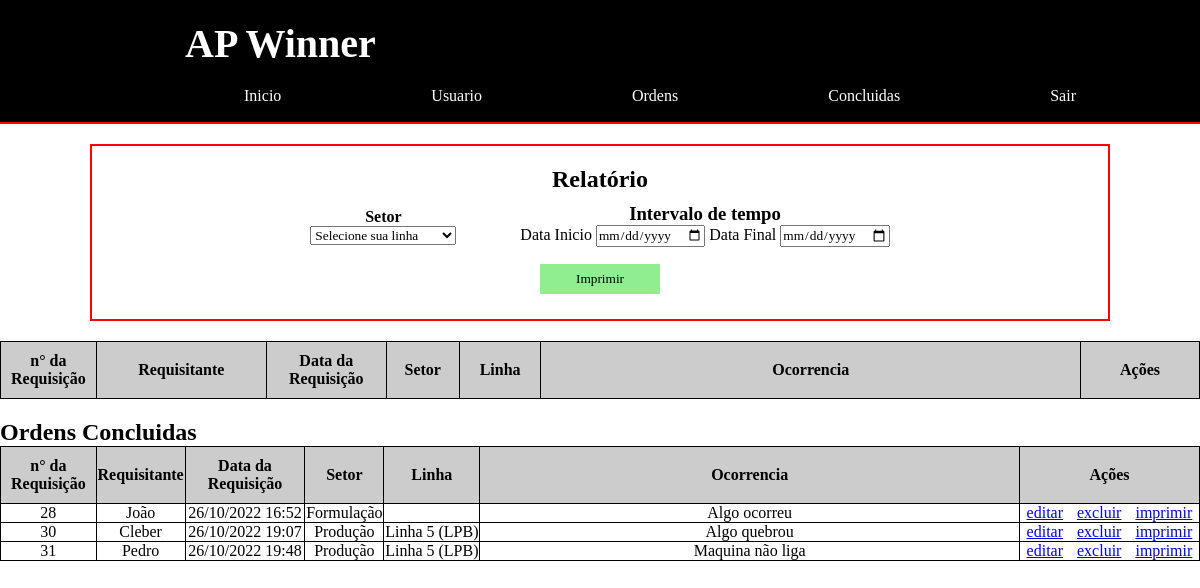
The app's page /ordens.php (signed in) with its own data.
### tables this page shows
CREATE TABLE `ordemservico` (
  `id` int(11) NOT NULL,
  `nomeRequisitante` varchar(80) NOT NULL,
  `setor` varchar(25) NOT NULL,
  `linhaProducao` varchar(40) DEFAULT NULL,
  `dataRequisicao` datetime NOT NULL,
  `descricaoRequisicao` text NOT NULL,
  `concluido` int(1) NOT NULL DEFAULT 0,
  `id_relatorioTecnico` int(11) DEFAULT NULL
);

### php/consulta.php (the view, shortened to what this page needs)
<?php
function concluidos(){
    require 'config.php';
    $sql = "SELECT * FROM ordemservico WHERE concluido = '1' LIMIT 20";
    $dados = mysqli_query($conn,$sql);
    while($row = mysqli_fetch_array($dados)){
?>
    <tr>
        <td><?php echo $row['id'] ?></td>
        <td><?php echo $row['nomeRequisitante'] ?></td>
        <td><?php echo date('d/m/Y H:i', strtotime($row['dataRequisicao']))?></td>
        <td><?php echo $row['setor'] ?></td>
        <td><?php echo $row['linhaProducao'] ?></td>
        <td><?php echo $row['descricaoRequisicao'] ?></td>
        <td><a href="editar.php?id=<?php echo $row['id'] ?>" <?php mostra_botao(1) ?>>editar</a>
        <a href="php/excluir.php?id=<?php echo $row['id']?>" <?php mostra_botao(2) ?>>excluir</a>
        <a href="imprimirReq.php?id=<?php echo $row['id']?>">imprimir</a></td>
    </tr>
<?php
    }
}
?>

### css/style.css (style rules this page uses)
* { margin:0; padding:0; font-family: calibri; box-sizing: border-box; }
table tr, table td, table th { border: 1px solid black; }
table td a { padding: 5px; }

### records on screen
ordemservico: id "28", nomeRequisitante "João", dataRequisicao "26/10/2022 16:52", setor "Formulação", descricaoRequisicao "Algo ocorreu"
ordemservico: id "30", nomeRequisitante "Cleber", dataRequisicao "26/10/2022 19:07", setor "Produção", linhaProducao "Linha 5 (LPB)", descricaoRequisicao "Algo quebrou"
ordemservico: id "31", nomeRequisitante "Pedro", dataRequisicao "26/10/2022 19:48", setor "Produção", linhaProducao "Linha 5 (LPB)", descricaoRequisicao "Maquina não liga"

### other values on screen
$titulo "Relatório"
